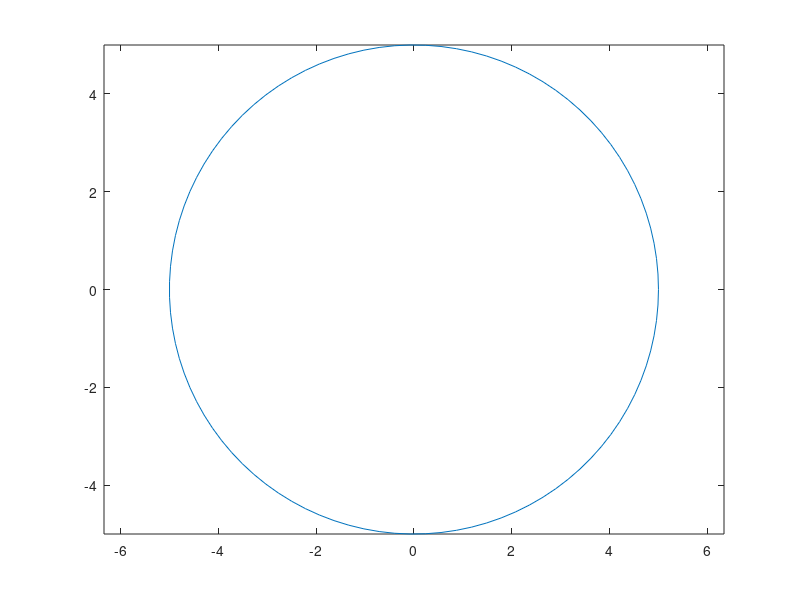

This figure's MATLAB source:
clc, clearvars, close all

r = input('Enter radius r:  ');
theta = linspace(0, 2*pi, 100);
x = r*cos(theta);
y = r*sin(theta);
plot(x, y);
axis equal;
